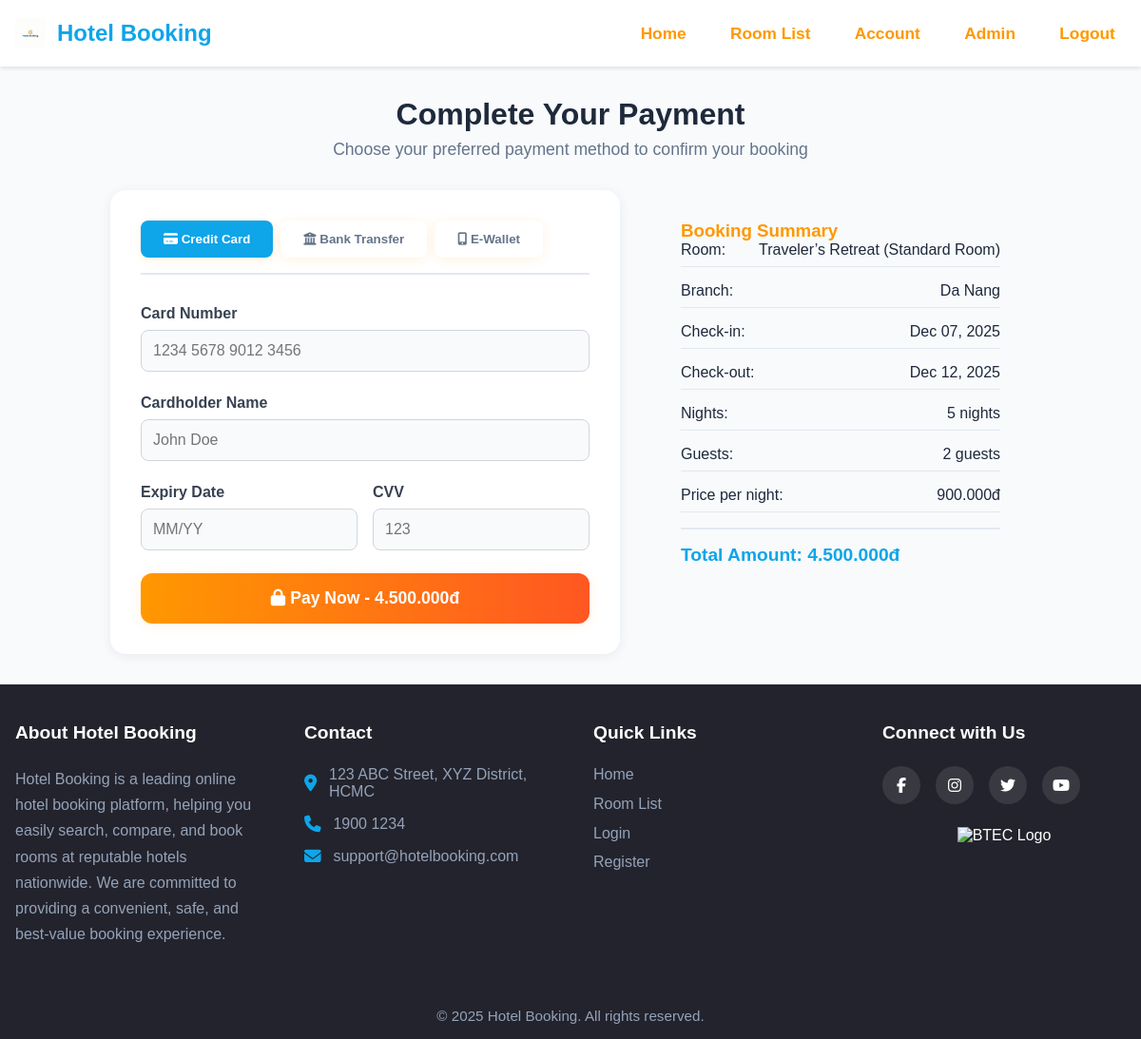
The app's page /hotel-booking/pages/payment.php?booking_id=3 (signed in) with its own data.
### tables this page shows
CREATE TABLE `bookings` (
  `BookingID` int(11) NOT NULL,
  `RoomID` int(11) DEFAULT NULL,
  `UserID` int(11) DEFAULT NULL,
  `CheckInDate` date DEFAULT NULL,
  `CheckOutDate` date DEFAULT NULL,
  `Status` varchar(20) DEFAULT NULL,
  `CreatedAt` timestamp NOT NULL DEFAULT current_timestamp(),
  `Guests` int(11) DEFAULT 1,
  `SpecialRequest` text DEFAULT NULL,
  `GuestName` varchar(100) DEFAULT NULL,
  `GuestEmail` varchar(100) DEFAULT NULL,
  `GuestPhone` varchar(30) DEFAULT NULL,
  `GuestCountry` varchar(100) DEFAULT NULL,
  `PaymentMethod` varchar(50) DEFAULT NULL,
  `PaymentDate` datetime DEFAULT NULL
);

CREATE TABLE `rooms` (
  `RoomID` int(11) NOT NULL,
  `RoomTypeID` int(11) DEFAULT NULL,
  `BranchID` int(11) DEFAULT NULL,
  `RoomNumber` varchar(20) DEFAULT NULL,
  `Capacity` int(11) DEFAULT NULL,
  `PricePerNight` decimal(10,2) DEFAULT NULL,
  `Description` text DEFAULT NULL
);

CREATE TABLE `roomtypes` (
  `RoomTypeID` int(11) NOT NULL,
  `TypeName` varchar(50) DEFAULT NULL
);

CREATE TABLE `branches` (
  `BranchID` int(11) NOT NULL,
  `BranchName` varchar(100) DEFAULT NULL,
  `Address` varchar(255) DEFAULT NULL
);

### hotel-booking/pages/payment.php (the view, shortened to what this page needs)
<?php
require_once '../config/db.php';
$bookingID = isset($_GET['booking_id']) ? (int)$_GET['booking_id'] : 0;
$paymentMethod = $_GET['method'] ?? 'card';
$stmt = $pdo->prepare('
    SELECT b.*, r.RoomNumber, r.PricePerNight, rt.TypeName, br.BranchName,
           DATEDIFF(b.CheckOutDate, b.CheckInDate) as Nights
    FROM bookings b
    JOIN rooms r ON b.RoomID = r.RoomID
    JOIN roomtypes rt ON r.RoomTypeID = rt.RoomTypeID
    JOIN branches br ON r.BranchID = br.BranchID
    WHERE b.BookingID = ? AND b.UserID = ?
');
$stmt->execute([$bookingID, $_SESSION['user']['UserID']]);
$booking = $stmt->fetch();
$totalAmount = $booking['PricePerNight'] * $booking['Nights'];
include '../includes/header.php';
?>
<div class="payment-container">
    <div class="payment-header">
        <h1>Complete Your Payment</h1>
        <p>Choose your preferred payment method to confirm your booking</p>
    </div>
    <div class="payment-grid">
        <div class="payment-methods">
            <div class="method-tabs">
                <button type="button" class="method-tab <?= $paymentMethod === 'card' ? 'active' : '' ?>" onclick="showMethod('card')">
                    <i class="fas fa-credit-card"></i> Credit Card
                </button>
                <button type="button" class="method-tab <?= $paymentMethod === 'bank_transfer' ? 'active' : '' ?>" onclick="showMethod('bank_transfer')">
                    <i class="fas fa-university"></i> Bank Transfer
                </button>
                <button type="button" class="method-tab <?= $paymentMethod === 'ewallet' ? 'active' : '' ?>" onclick="showMethod('ewallet')">
                    <i class="fas fa-mobile-alt"></i> E-Wallet
                </button>
            </div>
            <form method="post" id="payment-form">
                <div class="payment-form <?= $paymentMethod === 'card' ? 'active' : '' ?>" id="card-form">
                    <div class="form-group">
                        <label for="card_number">Card Number</label>
                        <input type="text" id="card_number" name="card_number" placeholder="1234 5678 9012 3456" maxlength="19">
                    </div>
                    <div class="form-group">
                        <label for="card_name">Cardholder Name</label>
                        <input type="text" id="card_name" name="card_name" placeholder="John Doe">
                    </div>
                    <div class="card-input-group">
                        <div class="form-group">
                            <label for="expiry">Expiry Date</label>
                            <input type="text" id="expiry" name="expiry" placeholder="MM/YY" maxlength="5">
                        </div>
                        <div class="form-group">
                            <label for="cvv">CVV</label>
                            <input type="text" id="cvv" name="cvv" placeholder="123" maxlength="4">
                        </div>
                    </div>
                </div>
                <button type="button" class="pay-button" onclick="showQRPayment()">
                    <i class="fas fa-lock"></i> Pay Now - <?= number_format($totalAmount, 0, ',', '.') ?>đ
                </button>
            </form>
        </div>
        <div class="payment-summary">
            <h3>Booking Summary</h3>
            <div class="summary-item">
                <span>Room:</span>
                <span><?= htmlspecialchars($booking['RoomNumber']) ?> (<?= htmlspecialchars($booking['TypeName']) ?>)</span>
            </div>
            <div class="summary-item">
                <span>Branch:</span>
                <span><?= htmlspecialchars($booking['BranchName']) ?></span>
            </div>
            <div class="summary-item">
                <span>Check-in:</span>
                <span><?= date('M d, Y', strtotime($booking['CheckInDate'])) ?></span>
            </div>
            <div class="summary-item">
                <span>Check-out:</span>
                <span><?= date('M d, Y', strtotime($booking['CheckOutDate'])) ?></span>
            </div>
            <div class="summary-item">
                <span>Nights:</span>
                <span><?= $booking['Nights'] ?> night<?= $booking['Nights'] > 1 ? 's' : '' ?></span>
            </div>
            <div class="summary-item">
                <span>Guests:</span>
                <span><?= $booking['Guests'] ?> guest<?= $booking['Guests'] > 1 ? 's' : '' ?></span>
            </div>
            <div class="summary-item">
                <span>Price per night:</span>
                <span><?= number_format($booking['PricePerNight'], 0, ',', '.') ?>đ</span>
            </div>
            <div class="summary-total">
                <span>Total Amount:</span>
                <span><?= number_format($totalAmount, 0, ',', '.') ?>đ</span>
            </div>
        </div>
    </div>
</div>
<?php include '../includes/footer.php'; ?>

### hotel-booking/assets/style.css (style rules this page uses)
* { margin: 0; padding: 0; box-sizing: border-box; }
html { height: 100%; }
body { font-family: 'Poppins', Arial, Helvetica, sans-serif; background: #f8fafc; color: #1e293b; margin: 0; padding: 0; }
h1, h2, h3, h4, h5, h6 { font-family: 'Poppins', Arial, Helvetica, sans-serif; color: #ff9800; font-weight: 700; margin-top: 0; }
.btn, button { font-family: 'Poppins', Arial, Helvetica, sans-serif; font-weight: 600; border-radius: 14px; padding: 0.9rem 2.2rem; background: linear-gradient(90deg, #ff9800 0%, #ff5722 100%); color: #fff; border: 2px solid rgba(255,255,255,0.18); box-shadow: 0 2px 12px rgba(255,152,0,0.13); cursor: pointer; transition: background 0.2s, color 0.2s, box-shadow 0.2s, transform 0.15s; outline: none; }
input, select, textarea { font-family: 'Poppins', Arial, Helvetica, sans-serif; border-radius: 8px; border: 1.5px solid #e0e7ef; padding: 0.7rem 1rem; font-size: 1rem; background: #f8fafc; color: #1e293b; transition: border 0.2s; }
.form-group { margin-bottom: 1rem; }
.form-group label { display: block; margin-bottom: 0.5rem; color: #374151; font-weight: 500; }
.form-group input, .form-group select, .form-group textarea { width: 100%; padding: 0.75rem; border: 1px solid #d1d5db; border-radius: 6px; font-size: 0.95rem; transition: border-color 0.2s; }

### hotel-booking/pages/payment.php (style rules this page uses)
.payment-container { max-width: 1000px; margin: 2rem auto; padding: 0 1rem; }
.payment-header { text-align: center; margin-bottom: 2rem; }
.payment-header h1 { color: #1e293b; font-size: 2rem; margin-bottom: 0.5rem; }
.payment-header p { color: #64748b; font-size: 1.1rem; }
.payment-grid { display: grid; grid-template-columns: 1fr 400px; gap: 2rem; align-items: start; }
.payment-methods { background: #fff; border-radius: 16px; box-shadow: 0 2px 12px rgba(30,41,59,0.07); padding: 2rem; }
.payment-summary { background: #f8fafc; border-radius: 16px; padding: 2rem; position: sticky; top: 2rem; }
.method-tabs { display: flex; gap: 0.5rem; margin-bottom: 2rem; border-bottom: 2px solid #e2e8f0; padding-bottom: 1rem; }
.method-tab { padding: 0.75rem 1.5rem; border: none; background: none; border-radius: 8px; cursor: pointer; font-weight: 600; color: #64748b; transition: all 0.2s; }
.method-tab.active { background: #0ea5e9; color: white; }
.payment-form { display: none; }
.payment-form.active { display: block; }
.form-group { margin-bottom: 1.5rem; }
.form-group label { display: block; font-weight: 600; color: #374151; margin-bottom: 0.5rem; }
.form-group input, .form-group select { width: 100%; padding: 0.75rem; border: 1.5px solid #d1d5db; border-radius: 8px; font-size: 1rem; transition: border-color 0.2s; }
.card-input-group { display: grid; grid-template-columns: 1fr 1fr; gap: 1rem; }
.pay-button { width: 100%; padding: 1rem; background: linear-gradient(90deg, #ff9800 0%, #ff5722 100%); color: white; border: none; border-radius: 12px; font-size: 1.1rem; font-weight: 600; cursor: pointer; transition: all 0.2s; }
.summary-item { display: flex; justify-content: space-between; margin-bottom: 1rem; padding-bottom: 0.5rem; border-bottom: 1px solid #e2e8f0; }
.summary-total { font-size: 1.2rem; font-weight: 700; color: #0ea5e9; border-top: 2px solid #e2e8f0; padding-top: 1rem; margin-top: 1rem; }

### records on screen
bookings: RoomID.RoomNumber "Traveler’s Retreat", roomtypes.TypeName "Standard Room", branches.BranchName "Da Nang", CheckInDate "Dec 07, 2025", CheckOutDate "Dec 12, 2025", Guests "2", RoomID.PricePerNight "900.000"

### other values on screen
$totalAmount "4.500.000"
$booking['Nights'] "5"
